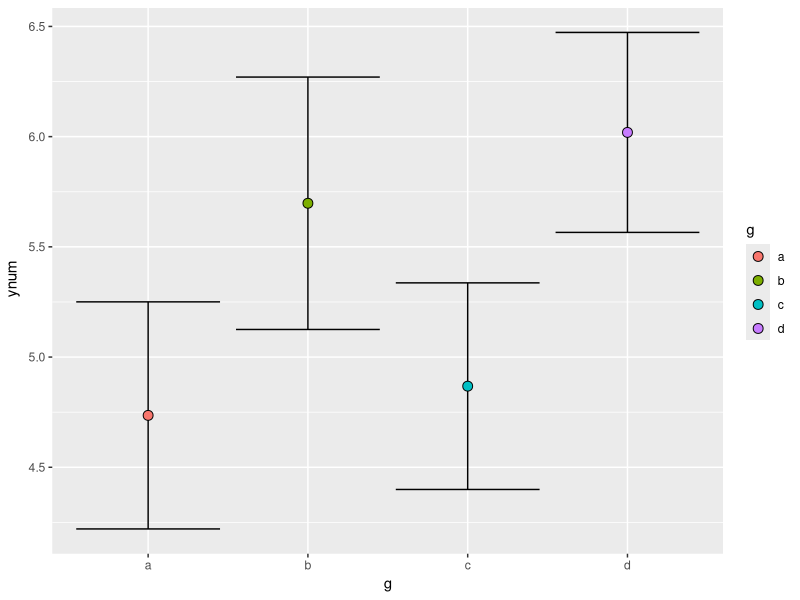
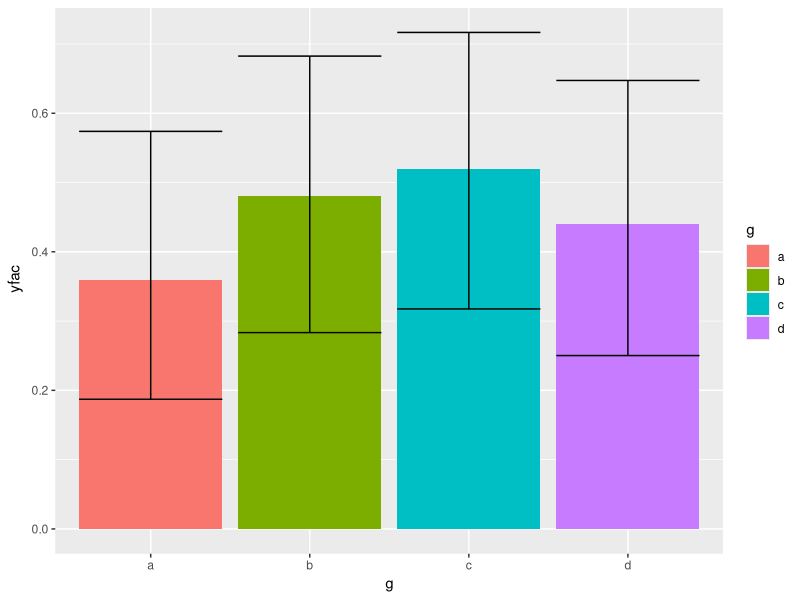

The R script that drew these images, in order:
require(tidyverse)

caz_facplot<-function(df,outcome,lev,groups){
  outcome=enquo(outcome)
  groups=enquo(groups)
  df %>% group_by(!!groups) %>%
    summarise(
      nyes=sum(!!outcome==lev),
      n=n(),
      pyes=nyes/n
    ) %>% mutate(
      ptest=map2(nyes,n,prop.test),
      cis=map(ptest,"conf.int"),
      lwr=map_dbl(cis,1),
      upr=map_dbl(cis,2)
    ) %>%
    ggplot(.,aes(x=!!groups,y=pyes,ymin=lwr,max=upr,fill=!!groups))+
    ylab(outcome)+
    geom_bar(stat="identity")+
    geom_errorbar()
}

caz_contplot<-function(df,outcome,groups){
  outcome=enquo(outcome)
  groups=enquo(groups)
  df %>% group_by(!!groups) %>%
    summarise(
      mean_val=mean(!!outcome),
      se_m=sd(!!outcome)/sqrt(n()),
      lwr=mean_val-se_m,
      upr=mean_val+se_m
    ) %>%
    ggplot(.,aes(x=!!groups,y=mean_val,ymin=lwr,max=upr,fill=!!groups))+
    ylab(outcome)+
    geom_errorbar()+
    geom_point(shape=21,size=3)
}

#example plots.
df2<-tibble(
  ynum=runif(100,1,10),
  yfac=factor(sample(0:1,100,replace=T)),
  g=rep(letters[1:4],25)
)
#the %>% print bits are just so you can see it as well as save it as an object.
plot_numeric <- caz_contplot(df2,ynum,g) %>% print
plot_fact <- caz_facplot(df2,yfac,"1",g) %>% print

